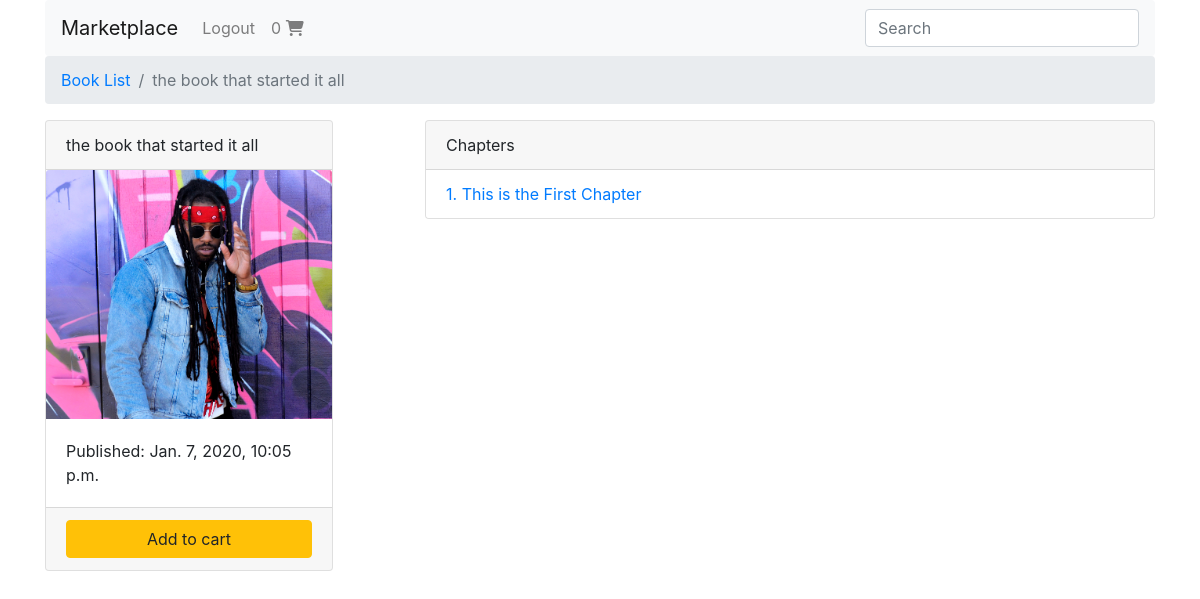
The page /test-product/ (signed in) on the database its author committed.
### shopping_cart/models.py (models this page shows, shortened)
class Order(models.Model):
    user = models.ForeignKey(settings.AUTH_USER_MODEL,
                             on_delete=models.CASCADE)
    is_ordered = models.BooleanField(default=False)
    items = models.ManyToManyField(OrderItem)
    ref_code = models.CharField(max_length=50)

### books/models.py (models this page shows, shortened)
class Book(models.Model):
    authors = models.ManyToManyField(Author)
    title = models.CharField(max_length=100)
    publication_date = models.DateTimeField()
    isbn = models.CharField(max_length=16)
    slug = models.SlugField()
    cover = models.ImageField()
    price = models.FloatField()

class Chapter(models.Model):
    book = models.ForeignKey(Book, on_delete=models.CASCADE)
    chapter_number = models.IntegerField()
    title = models.CharField(max_length=100)
    def __str__(self):
        return self.title
    def get_absolute_url(self):
        return reverse("books:chapter-detail", kwargs={
            'book_slug': self.book.slug,
            'chapter_number': self.chapter_number
        })

### books/views.py (the view)
# urls.py: path('<slug>/', book_detail, name='book-detail'),
def book_detail(request, slug):
    book = get_object_or_404(Book, slug=slug)
    book_status = check_book_relationship(request, book)
    context = {
        'book': book,
        'book_status': book_status
    }
    return render(request, "book_detail.html", context)

### books/views.py (called while the page is built)
def check_book_relationship(request, book):
    if book in request.user.userlibrary.books.all():
        return OWNED
    order_qs = Order.objects.filter(user=request.user)
    if order_qs.exists():
        order = order_qs[0]
        order_item_qs = OrderItem.objects.filter(book=book)
        if order_item_qs.exists():
            order_item = order_item_qs[0]
            if order_item in order.items.all():
                return IN_CART
    return NOT_IN_CART

### shopping_cart/templatetags/cart_template_tags.py (called while the page is built)
@register.filter
def cart_item_count(user):
    if user.is_authenticated:
        qs = Order.objects.filter(user=user, is_ordered=False)
        if qs.exists():
            return qs[0].items.count()
    return 0

### templates/book_detail.html
{% extends "base.html" %} {% block breadcrumb %}
<li class="breadcrumb-item" aria-current="page">
  <a href="{% url 'books:book-list' %}">Book List</a>
</li>
<li class="breadcrumb-item active" aria-current="page">{{ book.title }}</li>
{% endblock breadcrumb %} {% block content %}
<div class="row">
  <main class="col-md-4">
    {% include "book_snippet.html" with book=book %}
  </main>
  <aside class="col-md-8">
    <div class="card">
      <div class="card-header">
        Chapters
      </div>
      <ul class="list-group list-group-flush">
        {% for chapter in book.chapter_set.all %}
        <li class="list-group-item">
          <a href="{{ chapter.get_absolute_url }}">
            {{ chapter.chapter_number }}. {{ chapter }}
          </a>
        </li>
        {% endfor %}
      </ul>
    </div>
  </aside>
</div>
{% endblock content %}

### templates/navbar.html (shortened to what this page needs)
{% load cart_template_tags %}
<nav class="navbar navbar-expand-lg navbar-light bg-light rounded">
  <a class="navbar-brand" href="{% url 'books:book-list' %}">Marketplace</a>
  <div class="collapse navbar-collapse" id="navbarsExample09">
    <ul class="navbar-nav mr-auto">
      {% if request.user.is_authenticated %}
      <li class="nav-item">
        <a class="nav-link" href="{% url 'account_logout' %}">
          Logout
        </a>
      </li>
      <li class="nav-item">
        <a class="nav-link" href="{% url 'cart:order-summary' %}">
          {{ request.user|cart_item_count }}
          <i class="fas fa-shopping-cart"></i>
        </a>
      </li>
      {% endif %}
    </ul>
    <form class="form-inline my-2 my-md-0">
      <input
        class="form-control"
        type="text"
        placeholder="Search"
        aria-label="Search"
      />
    </form>
  </div>
</nav>

### templates/book_snippet.html
<div class="card" style="width: 18rem;">
  <div class="card-header">{{ book.title }}</div>
  <img src="{{ book.cover.url }}" class="card-img-top" alt="..." />
  <div class="card-body">
    <p class="card-text">Published: {{ book.publication_date }}</p>
  </div>
  {% if book_status != 'owned' %}
  <div class="card-footer">
    {% if book_status == 'in_cart' %}
    <a
      href="{% url 'cart:remove-from-cart' book.slug %}"
      class="btn btn-default btn-block"
    >
      Remove from cart
    </a>
    {% else %}
    <a
      href="{% url 'cart:add-to-cart' book.slug %}"
      class="btn btn-warning btn-block"
    >
      Add to cart
    </a>
    {% endif %}
  </div>
  {% endif %}
</div>

### rows shown on the page
Book: title "the book that started it all", cover (picture), publication_date "Jan. 7, 2020, 10:05 p.m."
Chapter: chapter_number "1", title "This is the First Chapter"

### other values the page prints
{{ request.user|cart_item_count }} "0"
